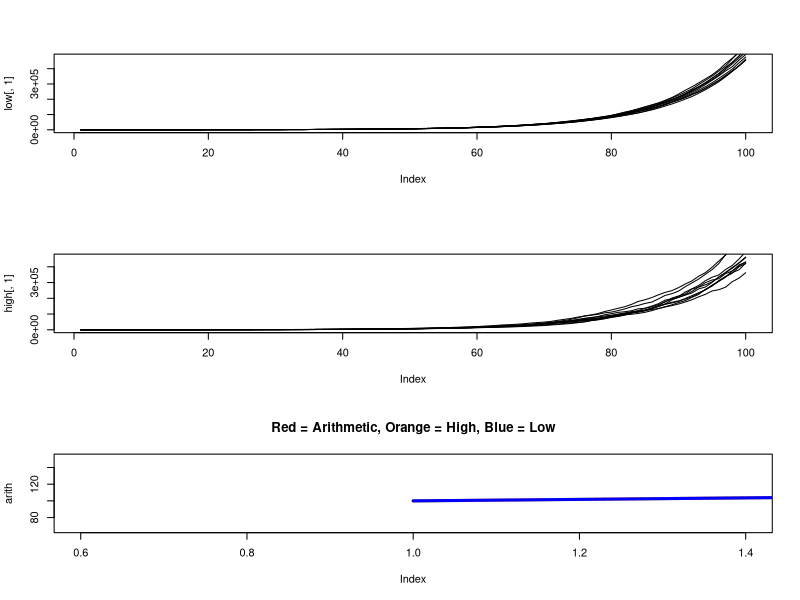

Write R code to recreate this figure.
# population ecology
# Chapter 2 simulation

#from page 56-57

###########################################################################
##                Stochastic Population Model                            ##
###########################################################################
##                       Variables                                       ##
###########################################################################
pop<-1000      ### populations
iter<-100      ### number of time steps
N0<-100         ### initial population size
lmean<-1.1    ### mean of lamda
lowsd<-.01      ### SD of lamda low
highsd <- .03   ### SD of lambda high
K <- 1000      ### Carrying Capacity
###########################################################################
high <- data.frame(matrix(ncol=pop, nrow=iter))  
high[1,] <- N0 
#lamda<-matrix(data=rnorm(n=pop*iter, mean=lmean,sd=highsd),nrow=iter,ncol=pop)
for(i in 1:(iter-1)){
  high[(i+1),] <- high[i,]*exp(log(rnorm(n=pop*iter, mean=lmean,sd=highsd))*((K-N0)/K))
  
  ###################################
  ##            clock              ##
  ###################################
  total <- (iter-1)
  pb <- txtProgressBar(min = 0, max = total, style = 3)
  Sys.sleep(0.001)
  setTxtProgressBar(pb, i)
  ###################################
}

low <- data.frame(matrix(ncol=pop, nrow=iter))  
low[1,] <- N0 
for(i in 1:(iter-1)){
  low[(i+1),]<-low[i,]*exp(log(rnorm(n=pop*iter, mean=lmean,sd=lowsd))*((K-N0)/K))
  
  ###################################
  ##            clock              ##
  ###################################
  total <- (iter-1)
  pb <- txtProgressBar(min = 0, max = total, style = 3)
  Sys.sleep(0.001)
  setTxtProgressBar(pb, i)
  ###################################
}


low$mean <- rowMeans(low)
high$mean <- rowMeans(high)

#generate the arith mean
lambda <- 1.1
time <- seq(1,100,by=1)
arith <- N0*exp(log(lambda)*((K-N0)/K))

low[i,]*exp(log(rnorm(n=pop*iter, mean=lmean,sd=lowsd))*((K-N0)/K))

png("3_plot_lambda.png")
par(mfcol=c(3,1))

#plot low 
plot(low[,1] ,  type="l")
for(i in 2:10){
  lines(low[,i], type="l")
}

#plot high 
plot(high[,1],type="l")
for(i in 2:10){
  lines(high[,i], type="l")
}

# plot means
plot(arith, col="red", type="l", lwd=3)
lines(high$mean,  col="orange",lwd=3)
lines(low$mean,  col="blue", lwd=3)
title(main="Red = Arithmetic, Orange = High, Blue = Low")
dev.off()

print(paste0(sum(apply(as.data.frame(high<1),2,sum)>0),' high SD populations have crashed'))
print(paste0(sum(apply(as.data.frame(low <1),2,sum)>0),' low SD populations have crashed'))
